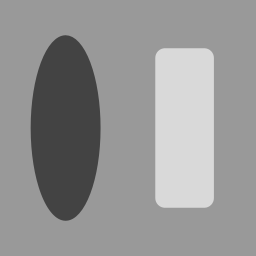
%> input picture inputs/oval_and_rectangle.png, 256 x 256 px
$ octave segmentation.m   (GNU Octave 9; MATLAB toolbox functions it lacks are replaced by stand-ins)
%> lines starting %> are read from the running program, lines starting %| are printed output that depends on the picture; in (x1, y1, x2, y2) boxes, pixels count from 0 and x2, y2 are one past the last pixel; in counts of white or black regions, pixels touching at a corner belong together; the program's own positions count from 1
clear all;
close all;
%Helper function for next figure count
global figcount;
figcount = 0;
function c = nfc()
    global figcount;
    figcount = figcount + 1;
    c = figcount;
end

% Control parameters
mu = 0.0002; % Weight for reg term
nu = 1; % weight for line term
lambda = 20; % weight for fit term
gam = 0.2; % weight for fractional fit term
% gam = 0;

delta_t = 1;
sigma = 3;
epsilon = 1.5; % smoothing For dirac delta and heaviside
alpha = 1;
beta = 0.8;
no_iter = 20000;
out_every = 1000; % no iteration after which plot is updated

% [13 lines of commented-out code are left out]

%% Heaviside function
function h = Heaviside(x,e)
   h =  0.5 .*(1 + (2*atan(x/e))/pi);
end

%% Dirac Delta function
function d = DiracDelta(x,e)
    d = e./(pi*(e^2 + x.^2));
end

% I = rgb2gray(imread("inputs/shaded_oval_and_rectangle.png"));
I = imread("inputs/oval_and_rectangle.png");
%> I is the input picture: size 256x256 uint8; min 67, max 217, mean 148.7
I = double(I)/255; % Normalize Image
%> I: size 256x256 double
I = imnoise(I, 'gaussian',0,0.005);

gauss_filter = fspecial('gaussian',6*ceil(sigma)+1,sigma);
% I = conv2(I,gauss_filter,"same");

[grad_I,grad_dir] = imgradient(I);
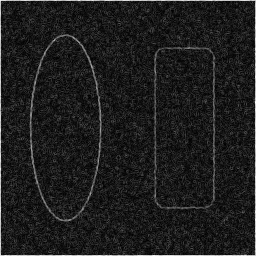
%> grad_I: size 256x256 double; min 0.00266, max 3.05, mean 0.359; drawn with min black and max white
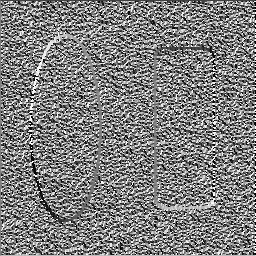
%> grad_dir: size 256x256 double; min -180, max 180, mean -0.1; drawn with min black and max white
% Calculate Order Matrix
P = (255*grad_I + alpha)./ (255*grad_I + beta);

tic
I_frac = FracDerConv(I,P);
%> after the loop in FracDerConv, `parfor i = 1:n`:
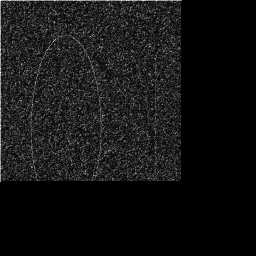
%> g: size 256x256 double; 50.01% of the values are NaN or infinite; the others: min 0.000739, max 1.06, mean 0.167; drawn with min black, max white, NaN and infinite black
toc
writematrix(I_frac,"./matrices/conv_frac.csv");
figure(nfc());
imshow(I_frac);
title("Convolution Fractional Derivative");

%============================================
% Calculate edge stop function
I_frac_smooth = conv2(I_frac,gauss_filter,"same");
% edgeStop = 1./(1 + I_frac_smooth);
edgeStop = 1./(1 + I_frac_smooth);
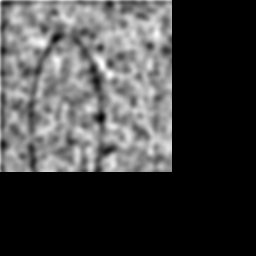
%> edgeStop: size 256x256 double; 54.86% of the values are NaN or infinite; the others: min 0.818, max 0.891, mean 0.86; drawn with min black, max white, NaN and infinite black
figure(nfc());
imshow(rescale(edgeStop));
title("Edge Stop Function");

% ========
% Initialize Level Set
phi =  2*ones(size(I));
phi(32:224,32:224) = -2;
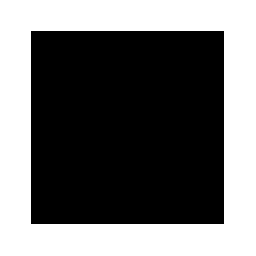
%> phi: size 256x256 double; values -2 (black) and 2 (white), 43.2% white; 1 white region, box (x1, y1, x2, y2) and area: (0, 0, 256, 256) 28287
figure(nfc());
imshow(I,[]);hold on;
contour(phi, [0 0], 'r', 'LineWidth', 1);
title("Initial Level set");

figure(nfc());

line_terms = zeros([1,no_iter]);
area_terms = zeros([1,no_iter]);
reg_terms = zeros([1,no_iter]);
fit_terms = zeros([1,no_iter]);
frac_fit_terms = zeros([1,no_iter]);

K = gauss_filter;
KI = imfilter(I,K,'replicate');
FI = I + I_frac;
FKI = imfilter(FI,K,"replicate");

tic
%> the run ends on the next line
for iter = 1:no_iter
% [87 lines not run here, left out]
% [5 lines left out: function div, not called in this run]

% Iterative Way of calculating fractional Derivative
% Assume it is zero padded
% [20 lines left out: function FracDerIterative, not called in this run]

function g = FracDerConv(I,order_matrix)
    [n,m] = size(I);
    % gx = zeros(I);
    % gy = zeros(I);
    g = zeros(size(I));
    parfor i = 1:n
        for j = 1:m
            order = order_matrix(i,j);
            ksize = max([i,j]);
            h = ksize-1: -1 :0;
            kernel = ((-1).^h) .* gamma(order+1)./(gamma(h+1) .* gamma(order-h+1));
            gy = sum(I(1:i,j).*transpose(kernel(ksize-i+1:ksize)),"all");
            gx = sum(I(i,1:j).*kernel(ksize-j+1:ksize),"all");
            g(i,j) = abs(gy) + abs(gx);
        end
    end
end

% Approximate the adaptive fractional derivative by
% grouping them into buckets and choosing a representative order
% [20 lines left out: function FracDerApprox, not called in this run]

function phi = NeumannBoundCond(phi)
    % Enforce Neumann boundary conditions by copying edge pixels
    [nrow, ncol] = size(phi);

    % Corners
    phi(1,1) = phi(3,3);
    phi(1,ncol) = phi(3,ncol-2);
    phi(nrow,1) = phi(nrow-2,3);
    phi(nrow,ncol) = phi(nrow-2,ncol-2);

    % Top and bottom rows
    phi(1,2:ncol-1) = phi(3,2:ncol-1);
    phi(nrow,2:ncol-1) = phi(nrow-2,2:ncol-1);

    % Left and right columns
    phi(2:nrow-1,1) = phi(2:nrow-1,3);
    phi(2:nrow-1,ncol) = phi(2:nrow-1,ncol-2);
end

% [14 lines left out: function CalculateFitTerm, not called in this run]

function out = dr(x)
    zrs = (x==0);
    out =  zrs + ...
            (x > 0 & x <1).*(sin(2*pi*x)./(2*pi*x + zrs)) + ...
            (x >= 1).*(1 - 1./(x+zrs) );

end
